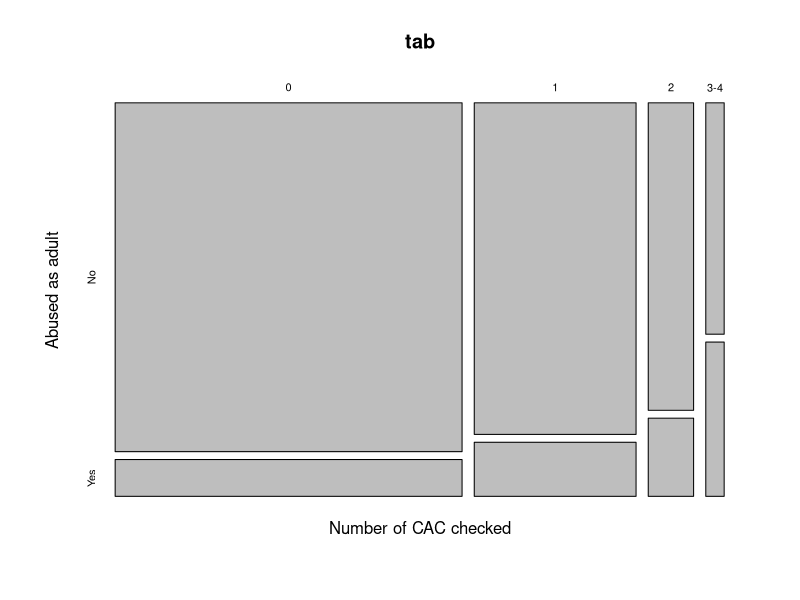
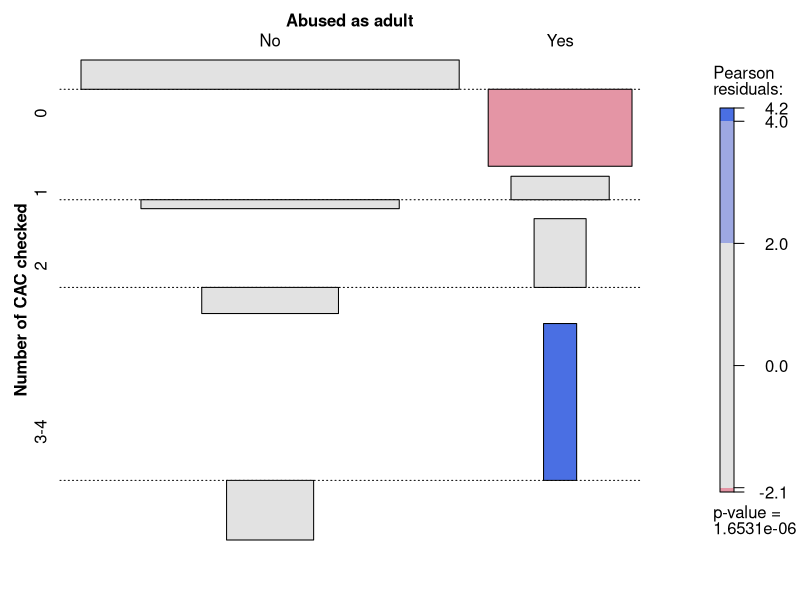
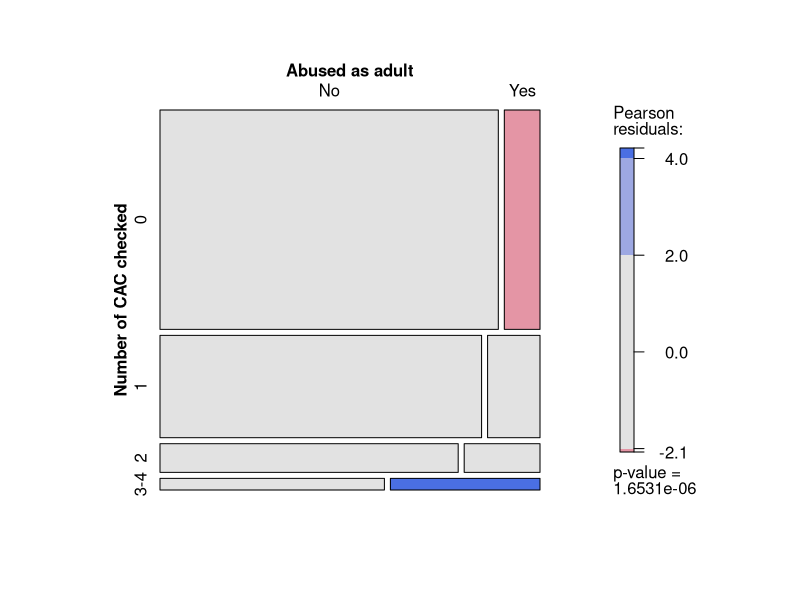

Source code (R) for these figures, in order:
walsh <- read.csv("dane/walsh.csv")
unahborger <- read.csv("dane/unahborger.csv")
head(unahborger)

tab <- table(unahborger$DefendantsRace, unahborger$DeathSentence)

total <- margin.table(tab)

rows <- margin.table(tab, 1)

cols <- margin.table(tab, 2)

(rows[1]/total * cols[1]/total) * total
(rows[2]/total * cols[1]/total) * total

oczekiwane <- rbind(cols, cols) * cbind(rows, rows) / total

chi_kw <- sum((tab-oczekiwane)**2 / oczekiwane)
chi_kw
qchisq(0.95,1)
pchisq(chi_kw, 1, lower.tail = F)
chisq.test(tab, correct = F)

walsh
chisq.test(table(walsh$Treatment, walsh$Outcome))

install.packages("gmodels")

library(gmodels)

CrossTable(walsh$Treatment, walsh$Outcome)

jankowski <- read.csv("dane/jankowski.csv")

tab <- table(jankowski$Number.of.CAC.checked, jankowski$Abused.as.adult)
chisq.test(tab)

install.packages("vcd")
library(vcd)

tab <- table(jankowski$Number.of.CAC.checked, jankowski$Abused.as.adult, 
             dnn = c("Number of CAC checked", "Abused as adult"))

tab
assocstats(tab)
mosaicplot(tab)

assoc(tab, shade = T)
mosaic(tab, shade = T)
